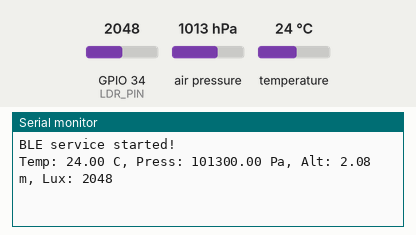
Recording of a program running on a simulated ESP32. Shown: the last lines printed to the serial monitor. The inputs (shaded band) are chosen by the test bench; at power-on: air pressure 1013 hPa, temperature 24 °C, GPIO 34 (LDR_PIN) = 2048. Storage starts empty; nothing arrives over Bluetooth unless stated; a phone connects over Bluetooth LE 3 s after start.

Above: at 6.5 s.
6.6 s: air pressure set to 952 hPa
10.4 s: temperature set to 12 °C
At 11.3 s:
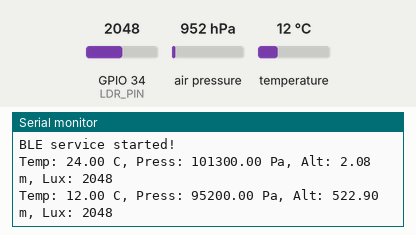
14.2 s: GPIO 34 (LDR_PIN) set to 2866
At 16.3 s:
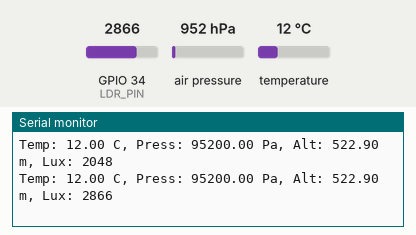
18.0 s: air pressure set to 975 hPa
At 21.3 s:
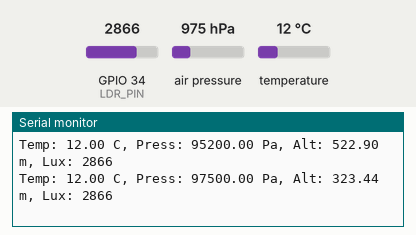
21.8 s: temperature set to 19 °C
25.6 s: GPIO 34 (LDR_PIN) set to 3603
At 26.3 s:
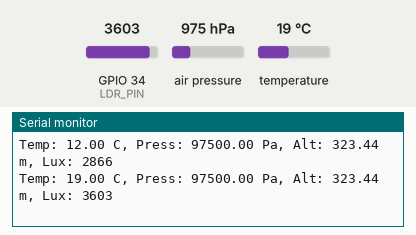
Timing chart, 0 to 28.6 s (numbered marks = the images above; inputs shaded):
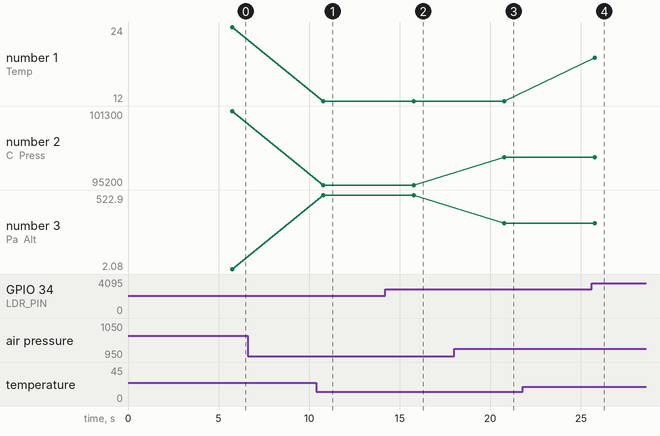

The program:

main.cpp
```cpp
#include <Arduino.h>
#include <OneWire.h>
#include <DallasTemperature.h>
#include <Wire.h>
#include <Adafruit_BMP280.h>
#include "SPIFFS.h"
#include <BLEDevice.h>
#include <BLEServer.h>
#include <BLEUtils.h>
#include <BLE2902.h>

// ======== Налаштування пінів ========
#define ONE_WIRE_BUS 32 // DS18B20
#define LDR_PIN 34      // Фоторезистор (аналоговий)

// ======== Ініціалізація сенсорів ========
OneWire oneWire(ONE_WIRE_BUS);
DallasTemperature sensors(&oneWire);
Adafruit_BMP280 bmp; // I2C: SDA=21, SCL=22

// ======== Таймер ========
unsigned long previousMillis = 0;
const long interval = 5000; // 5 секунд

// ======== BLE UUID ========
#define SERVICE_UUID "12345678-1234-1234-1234-1234567890ab"
#define TEMP_CHAR_UUID "12345678-1234-1234-1234-1234567890ac"
#define PRESS_CHAR_UUID "12345678-1234-1234-1234-1234567890ad"
#define ALT_CHAR_UUID "12345678-1234-1234-1234-1234567890ae"
#define LUX_CHAR_UUID "12345678-1234-1234-1234-1234567890af"

// ======== BLE характеристики ========
BLECharacteristic *tempChar;
BLECharacteristic *pressChar;
BLECharacteristic *altChar;
BLECharacteristic *luxChar;

// ======== Функція для запису даних у SPIFFS ========
void saveData(float temp, float pressure, float altitude, int lux)
{
  File file = SPIFFS.open("/data.csv", FILE_APPEND);
  if (!file)
  {
    Serial.println("Failed to open file for writing");
    return;
  }
  String dataString = String(millis()) + "," + String(temp, 2) + "," + String(pressure, 2) + "," + String(altitude, 2) + "," + String(lux) + "\n";
  file.print(dataString);
  file.close();
}

// ======== Функція для читання останніх даних з файлу ========
bool readLastData(float &temp, float &pressure, float &altitude, int &lux)
{
  if (!SPIFFS.exists("/data.csv"))
    return false;

  File file = SPIFFS.open("/data.csv", FILE_READ);
  if (!file)
    return false;

  String lastLine;
  while (file.available())
  {
    String line = file.readStringUntil('\n');
    if (line.length() > 0)
      lastLine = line;
  }
  file.close();

  if (lastLine.length() == 0)
    return false;

  // Розбиваємо CSV
  int index1 = lastLine.indexOf(',');
  int index2 = lastLine.indexOf(',', index1 + 1);
  int index3 = lastLine.indexOf(',', index2 + 1);
  int index4 = lastLine.indexOf(',', index3 + 1);

  temp = lastLine.substring(index1 + 1, index2).toFloat();
  pressure = lastLine.substring(index2 + 1, index3).toFloat();
  altitude = lastLine.substring(index3 + 1, index4).toFloat();
  lux = lastLine.substring(index4 + 1).toInt();

  return true;
}

void setup()
{
  Serial.begin(115200);

  // ======== SPIFFS ========
  if (!SPIFFS.begin(true))
  {
    Serial.println("SPIFFS mount failed");
    return;
  }

  // ======== DS18B20 ========
  sensors.begin();

  // ======== BMP280 ========
  if (!bmp.begin(0x76))
  {
    Serial.println("BMP280 not found!");
    while (1)
      ;
  }

  // ======== CSV заголовок ========
  if (!SPIFFS.exists("/data.csv"))
  {
    File file = SPIFFS.open("/data.csv", FILE_WRITE);
    file.println("timestamp_ms,temperature_C,pressure_Pa,altitude_m,lux");
    file.close();
  }

  // ======== BLE сервер ========
  BLEDevice::init("ESP32_Sensor");
  BLEServer *pServer = BLEDevice::createServer();
  BLEService *pService = pServer->createService(SERVICE_UUID);

  tempChar = pService->createCharacteristic(TEMP_CHAR_UUID, BLECharacteristic::PROPERTY_READ | BLECharacteristic::PROPERTY_NOTIFY);
  tempChar->addDescriptor(new BLE2902());

  pressChar = pService->createCharacteristic(PRESS_CHAR_UUID, BLECharacteristic::PROPERTY_READ | BLECharacteristic::PROPERTY_NOTIFY);
  pressChar->addDescriptor(new BLE2902());

  altChar = pService->createCharacteristic(ALT_CHAR_UUID, BLECharacteristic::PROPERTY_READ | BLECharacteristic::PROPERTY_NOTIFY);
  altChar->addDescriptor(new BLE2902());

  luxChar = pService->createCharacteristic(LUX_CHAR_UUID, BLECharacteristic::PROPERTY_READ | BLECharacteristic::PROPERTY_NOTIFY);
  luxChar->addDescriptor(new BLE2902());

  pService->start();
  BLEAdvertising *pAdvertising = BLEDevice::getAdvertising();
  pAdvertising->addServiceUUID(SERVICE_UUID);
  pAdvertising->setScanResponse(true);
  pAdvertising->start();
  Serial.println("BLE service started!");
}

void loop()
{
  unsigned long currentMillis = millis();
  if (currentMillis - previousMillis >= interval)
  {
    previousMillis = currentMillis;

    // ======== Збір даних ========
    sensors.requestTemperatures();
    float temperature = sensors.getTempCByIndex(0);
    float pressure = bmp.readPressure();
    float altitude = bmp.readAltitude(1013.25);
    int lux = analogRead(LDR_PIN);

    // ======== Вивід у Serial ========
    Serial.printf("Temp: %.2f C, Press: %.2f Pa, Alt: %.2f m, Lux: %d\n", temperature, pressure, altitude, lux);

    // ======== Запис у SPIFFS ========
    saveData(temperature, pressure, altitude, lux);

    // ======== Оновлення BLE характеристик (як рядки) ========
    tempChar->setValue(String(temperature, 2).c_str()); // 2 знаки після коми
    tempChar->notify();

    pressChar->setValue(String(pressure, 2).c_str());
    pressChar->notify();

    altChar->setValue(String(altitude, 2).c_str());
    altChar->notify();

    luxChar->setValue(String(lux).c_str());
    luxChar->notify();
  }
}
```

Measured:
- after the input at 10.4 s, the serial monitor: prints a new line after 0.37 s (image 1)
- after the input at 14.2 s, the serial monitor: prints a new line after 1.6 s (image 2)
- after the input at 18.0 s, the serial monitor: prints a new line after 2.8 s (image 3)
- after the input at 25.6 s, the serial monitor: prints a new line after 0.17 s (image 4)
- plotted number 1: 24 → 12 after the input at 10.4 s
- plotted number 2: 95200 → 97500 after the input at 18.0 s
- plotted number 3: 522.9 → 323.44 after the input at 18.0 s
